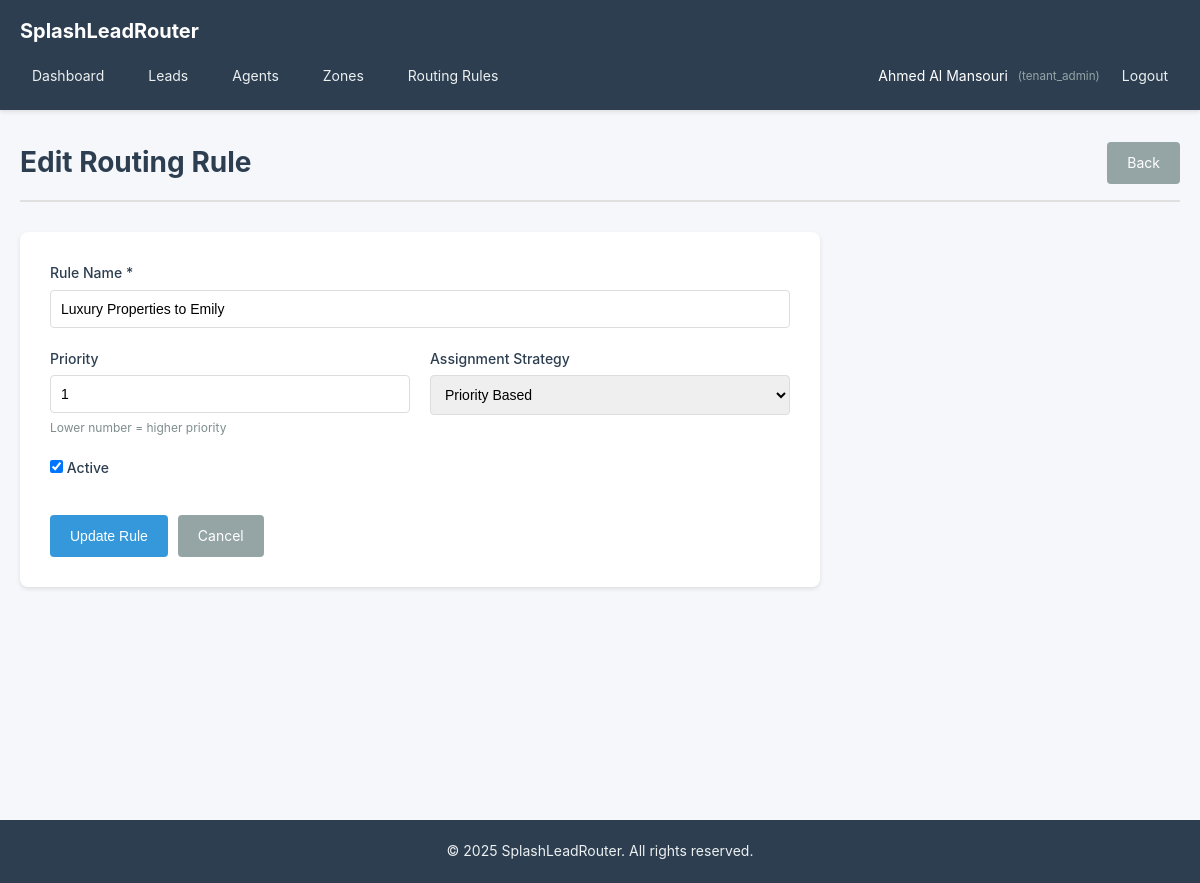
Page /routing-rules/1/edit (signed in) on the committed database.
### tables this page shows
CREATE TABLE `routing_rules` (
  `id` INT UNSIGNED NOT NULL AUTO_INCREMENT,
  `tenant_id` INT UNSIGNED NOT NULL,
  `name` VARCHAR(255) NOT NULL,
  `rule_type` ENUM('zone_based', 'budget_based', 'property_type_based', 'source_based', 'custom') NOT NULL,
  `priority` INT DEFAULT 1 COMMENT 'Lower number = higher priority',
  `conditions` TEXT DEFAULT NULL COMMENT 'JSON conditions',
  `assignment_strategy` ENUM('round_robin', 'least_active', 'priority_based', 'weighted') DEFAULT 'round_robin',
  `target_agent_ids` TEXT DEFAULT NULL COMMENT 'JSON array of agent IDs',
  `target_zone_ids` TEXT DEFAULT NULL COMMENT 'JSON array of zone IDs',
  `is_active` TINYINT(1) DEFAULT 1,
  `created_at` TIMESTAMP DEFAULT CURRENT_TIMESTAMP,
  `updated_at` TIMESTAMP DEFAULT CURRENT_TIMESTAMP ON UPDATE CURRENT_TIMESTAMP,
  PRIMARY KEY (`id`),
  INDEX `idx_tenant_id` (`tenant_id`),
  INDEX `idx_rule_type` (`rule_type`),
  INDEX `idx_priority` (`priority`),
  INDEX `idx_is_active` (`is_active`),
  FOREIGN KEY (`tenant_id`) REFERENCES `tenants`(`id`) ON DELETE CASCADE
);

### app/controllers/RoutingRuleController.php (called while the page is built, shortened)
<?php
require_once __DIR__ . '/../core/Controller.php';
class RoutingRuleController extends Controller {
    public function edit($id) {
        $ruleModel = $this->model('RoutingRule');
        $rule = $ruleModel->findById($id);
        $data = ['rule' => $rule];
        $this->view('routing/edit', $data);
    }
}

### public/index.php (called while the page is built, shortened)
<?php
require_once __DIR__ . '/../app/core/Database.php';
require_once __DIR__ . '/../app/core/Router.php';
require_once __DIR__ . '/../app/core/Controller.php';
require_once __DIR__ . '/../app/core/Model.php';
require_once __DIR__ . '/../app/core/View.php';
$router = new Router();
$router->get('/', 'DashboardController', 'index', 'home');
$router->get('/login', 'AuthController', 'showLogin', 'login.show');
$router->post('/login', 'AuthController', 'login', 'login.post');
$router->get('/logout', 'AuthController', 'logout', 'logout');
$router->get('/register', 'AuthController', 'showRegister', 'register.show');
$router->post('/register', 'AuthController', 'register', 'register.post');
$router->get('/dashboard', 'DashboardController', 'index', 'dashboard');
$router->get('/leads', 'LeadController', 'index', 'leads.index');
$router->get('/leads/create', 'LeadController', 'create', 'leads.create');
$router->post('/leads', 'LeadController', 'store', 'leads.store');
$router->get('/leads/:id', 'LeadController', 'show', 'leads.show');
$router->get('/leads/:id/edit', 'LeadController', 'edit', 'leads.edit');
$router->post('/leads/:id/update', 'LeadController', 'update', 'leads.update');
$router->post('/leads/:id/status', 'LeadController', 'updateStatus', 'leads.status');
$router->post('/leads/:id/notes', 'LeadController', 'addNote', 'leads.notes');
$router->post('/leads/:id/reassign', 'LeadController', 'reassign', 'leads.reassign');
$router->get('/agents', 'AgentController', 'index', 'agents.index');
$router->get('/agents/create', 'AgentController', 'create', 'agents.create');
$router->post('/agents', 'AgentController', 'store', 'agents.store');
$router->get('/agents/:id', 'AgentController', 'show', 'agents.show');
$router->get('/agents/:id/edit', 'AgentController', 'edit', 'agents.edit');
$router->post('/agents/:id/update', 'AgentController', 'update', 'agents.update');
$router->post('/agents/:id/delete', 'AgentController', 'delete', 'agents.delete');
$router->get('/zones', 'ZoneController', 'index', 'zones.index');
$router->get('/zones/create', 'ZoneController', 'create', 'zones.create');
$router->post('/zones', 'ZoneController', 'store', 'zones.store');
$router->get('/zones/:id', 'ZoneController', 'show', 'zones.show');
$router->get('/zones/:id/edit', 'ZoneController', 'edit', 'zones.edit');
$router->post('/zones/:id/update', 'ZoneController', 'update', 'zones.update');
$router->post('/zones/:id/assign-agent', 'ZoneController', 'assignAgent', 'zones.assign');
$router->post('/zones/:id/remove-agent/:agentId', 'ZoneController', 'removeAgent', 'zones.remove');
$router->post('/zones/:id/delete', 'ZoneController', 'delete', 'zones.delete');
$router->get('/routing-rules', 'RoutingRuleController', 'index', 'routing.index');
$router->get('/routing-rules/create', 'RoutingRuleController', 'create', 'routing.create');
$router->post('/routing-rules', 'RoutingRuleController', 'store', 'routing.store');
$router->get('/routing-rules/:id', 'RoutingRuleController', 'show', 'routing.show');
$router->get('/routing-rules/:id/edit', 'RoutingRuleController', 'edit', 'routing.edit');
$router->post('/routing-rules/:id/update', 'RoutingRuleController', 'update', 'routing.update');
$router->post('/routing-rules/:id/toggle', 'RoutingRuleController', 'toggleStatus', 'routing.toggle');
$router->post('/routing-rules/:id/delete', 'RoutingRuleController', 'delete', 'routing.delete');
$router->get('/api/docs', 'ApiController', 'docs', 'api.docs');
$router->post('/api/leads', 'ApiController', 'createLead', 'api.leads.create');
$router->post('/api/leads/:id', 'ApiController', 'updateLead', 'api.leads.update');
$router->get('/api/leads/:id', 'ApiController', 'getLead', 'api.leads.get');
$router->dispatch();

### config/database.php (called while the page is built)
<?php
return [
    'host' => getenv('DB_HOST') ?: 'localhost',
    'database' => getenv('DB_NAME') ?: 'splashleadrouter',
    'username' => getenv('DB_USER') ?: 'root',
    'password' => getenv('DB_PASS') ?: '',
    'charset' => 'utf8mb4',
];

### app/core/Database.php (called while the page is built, shortened)
<?php
class Database {
    private static $instance = null;
    private $connection;
    private function __construct() {
        $config = require_once __DIR__ . '/../../config/database.php';
        $dsn = "mysql:host={$config['host']};dbname={$config['database']};charset={$config['charset']}";
        $options = [
            PDO::ATTR_ERRMODE => PDO::ERRMODE_EXCEPTION,
            PDO::ATTR_DEFAULT_FETCH_MODE => PDO::FETCH_ASSOC,
            PDO::ATTR_EMULATE_PREPARES => false,
        ];
        try {
            $this->connection = new PDO($dsn, $config['username'], $config['password'], $options);
        } catch (PDOException $e) {
            die('Database connection failed: ' . $e->getMessage());
        }
    }
    public static function getInstance() {
        if (self::$instance === null) {
            self::$instance = new self();
        }
        return self::$instance;
    }
    public function query($sql, $params = []) {
        $stmt = $this->connection->prepare($sql);
        $stmt->execute($params);
        return $stmt;
    }
}

### app/core/Model.php (called while the page is built, shortened)
<?php
class Model {
    protected $db;
    protected $table;
    protected $primaryKey = 'id';
    public function __construct() {
        $this->db = Database::getInstance();
    }
    public function findById($id) {
        $sql = "SELECT * FROM {$this->table} WHERE {$this->primaryKey} = ? LIMIT 1";
        $stmt = $this->db->query($sql, [$id]);
        $result = $stmt->fetch();
        return $result ?: null;
    }
}

### app/core/View.php (called while the page is built, shortened)
<?php
class View {
    public static function escape($string) {
        return htmlspecialchars($string, ENT_QUOTES, 'UTF-8');
    }
}

### app/views/routing/edit.php (the view, shortened to what this page needs)
<?php
require_once __DIR__ . '/../layouts/header.php';
?>
<div class="page-header">
    <h1>Edit Routing Rule</h1>
    <a href="/routing-rules/<?php echo $rule['id']; ?>" class="btn btn-secondary">Back</a>
</div>
<div class="form-container">
    <form method="POST" action="/routing-rules/<?php echo $rule['id']; ?>/update" class="form">
        <div class="form-group">
            <label for="name">Rule Name *</label>
            <input type="text" id="name" name="name" value="<?php echo View::escape($rule['name']); ?>" required>
        </div>
        <div class="form-row">
            <div class="form-group">
                <label for="priority">Priority</label>
                <input type="number" id="priority" name="priority" value="<?php echo $rule['priority']; ?>" min="1">
                <small>Lower number = higher priority</small>
            </div>
            <div class="form-group">
                <label for="assignment_strategy">Assignment Strategy</label>
                <select id="assignment_strategy" name="assignment_strategy">
                    <option value="priority_based" <?php echo $rule['assignment_strategy'] === 'priority_based' ? 'selected' : ''; ?>>Priority Based</option>
                </select>
            </div>
        </div>
        <div class="form-group">
            <label>
                <input type="checkbox" name="is_active" value="1" <?php echo $rule['is_active'] ? 'checked' : ''; ?>>
                Active
            </label>
        </div>
        <div class="form-actions">
            <button type="submit" class="btn btn-primary">Update Rule</button>
            <a href="/routing-rules/<?php echo $rule['id']; ?>" class="btn btn-secondary">Cancel</a>
        </div>
    </form>
</div>
<?php require_once __DIR__ . '/../layouts/footer.php'; ?>

### app/core/Router.php (shortened to what this page needs)
<?php
class Router {
    private $routes = [];
    private function addRoute($method, $path, $controller, $action, $name = null) {
        $pattern = $this->convertPathToRegex($path);
        $this->routes[] = [
            'method' => $method,
            'path' => $path,
            'pattern' => $pattern,
            'controller' => $controller,
            'action' => $action
        ];
    }
    private function convertPathToRegex($path) {
        $pattern = preg_replace('/\/:([a-zA-Z0-9_]+)/', '/(?P<$1>[a-zA-Z0-9_-]+)', $path);
        return '#^' . $pattern . '$#';
    }
    public function dispatch() {
        $requestMethod = $_SERVER['REQUEST_METHOD'];
        $requestUri = $_SERVER['REQUEST_URI'];
        $requestUri = strtok($requestUri, '?');
        $requestUri = rtrim($requestUri, '/');
        foreach ($this->routes as $route) {
            if ($route['method'] === $requestMethod && preg_match($route['pattern'], $requestUri, $matches)) {
                $params = array_filter($matches, 'is_string', ARRAY_FILTER_USE_KEY);
                $controller = new $controllerName();
                $action = $route['action'];
                call_user_func_array([$controller, $action], $params);
                return;
            }
        }
    }
}

### public/assets/css/style.css (style rules this page uses)
* { margin: 0; padding: 0; box-sizing: border-box; }
body { font-family: -apple-system, BlinkMacSystemFont, 'Segoe UI', Roboto, 'Helvetica Neue', Arial, sans-serif; font-size: 14px; line-height: 1.6; color: #333; background-color: #f5f7fa; }
.page-header { display: flex; justify-content: space-between; align-items: center; margin-bottom: 30px; padding-bottom: 15px; border-bottom: 2px solid #e0e0e0; }
.page-header h1 { font-size: 28px; color: #2c3e50; }
.btn { display: inline-block; padding: 10px 20px; background-color: #3498db; color: white; text-decoration: none; border-radius: 4px; border: none; cursor: pointer; font-size: 14px; transition: background 0.3s; }
.btn-primary { background-color: #3498db; }
.btn-secondary { background-color: #95a5a6; }
.form-container { background: white; padding: 30px; border-radius: 8px; box-shadow: 0 2px 4px rgba(0,0,0,0.1); max-width: 800px; }
.form { display: flex; flex-direction: column; gap: 20px; }
.form-row { display: grid; grid-template-columns: 1fr 1fr; gap: 20px; }
.form-group { display: flex; flex-direction: column; }
.form-group label { margin-bottom: 5px; font-weight: 500; color: #2c3e50; }
.form-group input, .form-group select, .form-group textarea { padding: 10px; border: 1px solid #ddd; border-radius: 4px; font-size: 14px; }
.form-group small { margin-top: 5px; color: #7f8c8d; font-size: 12px; }
.form-actions { display: flex; gap: 10px; margin-top: 10px; }

### rows in the picture
routing_rules: name "Luxury Properties to Emily", priority "1", assignment_strategy "Priority Based", is_active "☑"
